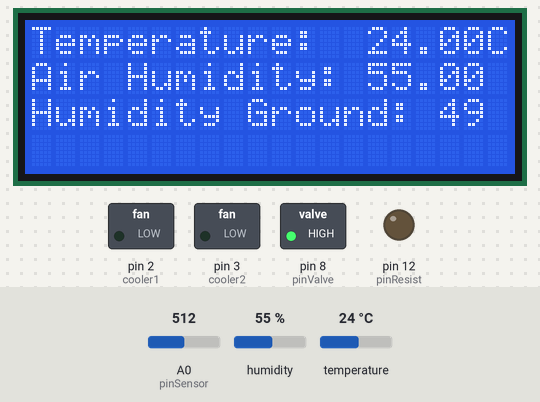
A sketch run on a simulated Arduino Uno, built with avr-gcc and run on an emulated ATmega328P. Shown: 20×4 character LCD, switched loads named in the sketch (green lamp = pin HIGH), output pins drawn as LEDs (lit = HIGH). Inputs (shaded band) come from the test bench; at power-on: A0 (pinSensor) = 512, temperature 24 °C, humidity 55 %.

Above: at 2.6 s.
2.7 s: A0 (pinSensor) set to 369
At 5.7 s:
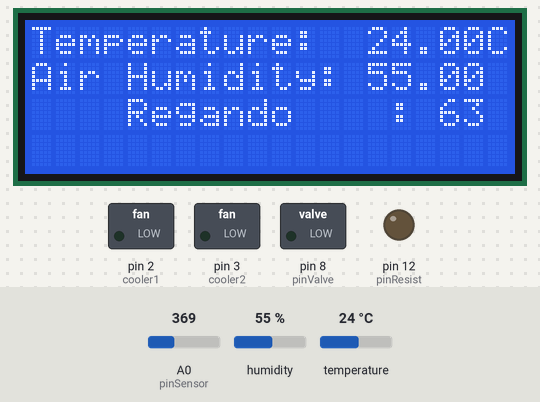
11.4 s: A0 (pinSensor) set to 342
At 13.1 s:
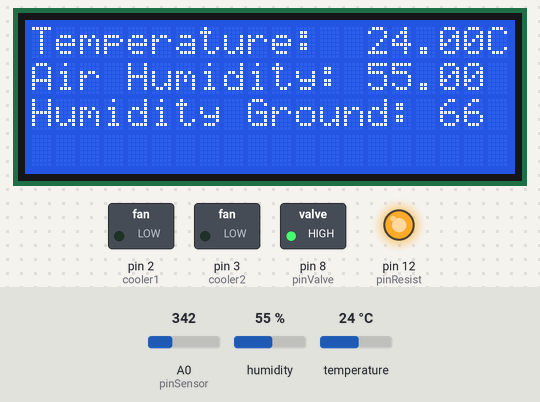
14.1 s: A0 (pinSensor) set to 1023
At 17.0 s:
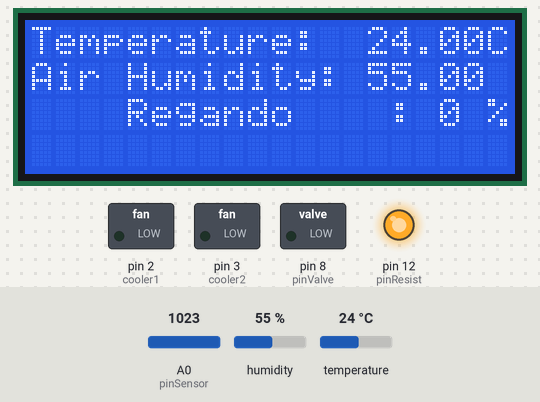
23.4 s: A0 (pinSensor) set to 122
At 32.4 s:
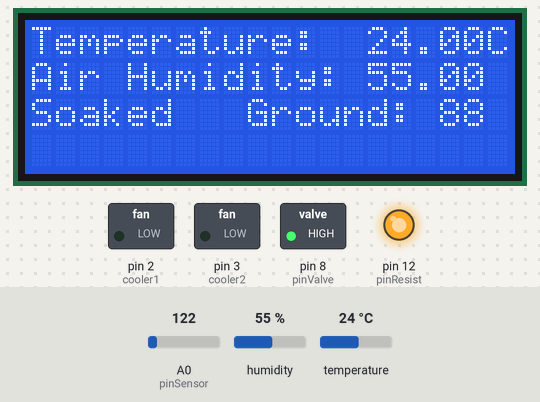
32.7 s: temperature set to 16.9 °C
At 35.0 s:
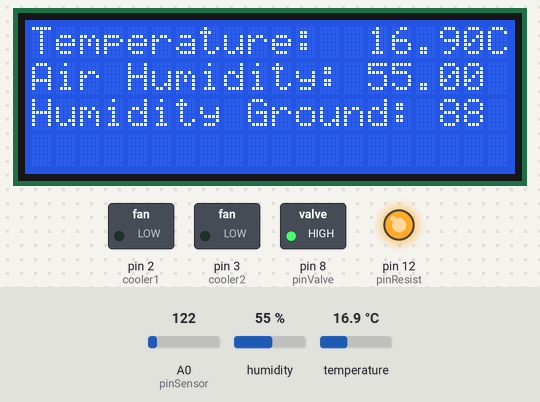
38.5 s: temperature set to 15.5 °C
At 46.3 s:
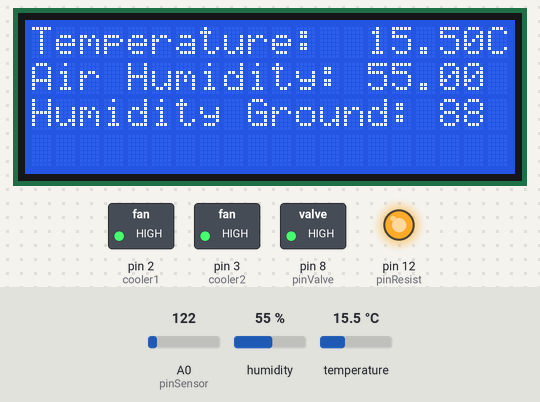
Timing chart, 0 to 50.3 s (numbered marks = the images above; inputs shaded):
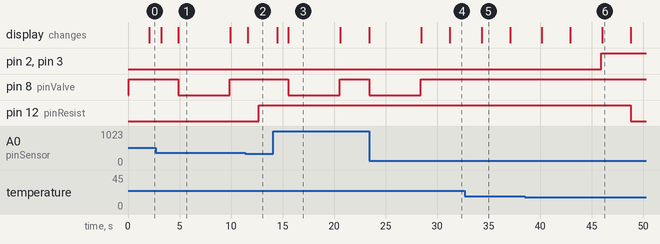

Measured:
- the behaviour switches between 359 and 358 on A0 (pinSensor) (found by bisection; images 1 and 2)
- the behaviour switches between 16.1 and 16 °C on temperature (found by bisection; images 5 and 6)
- after the input at 2.7 s, the display: first changes after 0.51 s (image 1 shows a later state)
- after the input at 11.4 s, pin 8 (pinValve): stays HIGH (without the input it goes to LOW after 1.3 s); the display: changes after 0.23 s (image 2)
- after the input at 14.1 s, pin 8 (pinValve): HIGH → LOW after 1.4 s, → HIGH 5.0 s later, → LOW 2.9 s later; the display: first changes after 0.37 s (image 3 shows a later state)
- after the input at 23.4 s, pin 8 (pinValve): goes on until 28.4 s, then stays HIGH; the display: first changes after 5.1 s (image 4 shows a later state)
- after the input at 32.7 s, the display: changes after 1.6 s (image 5)
- after the input at 38.5 s, pin 2 (cooler1), pin 3 (cooler2): LOW → HIGH after 7.4 s; pin 12 (pinResist): HIGH → LOW after 10.3 s; the display: changes after 1.7 s (image 6)

The sketch:

EN_MiniElectricGreenhouse.ino
```cpp
#include <DHT.h>
#include <LiquidCrystal_I2C.h>
#define DHTPIN 7
#define DHTTYPE DHT22
#define cooler1 2
#define cooler2 3
#define pinResist 12
#define pinValve 8
#define pinSensor A0

DHT dht(DHTPIN, DHTTYPE);
LiquidCrystal_I2C lcd(0x27, 20, 4);
boolean a = LOW, b = HIGH;
float h = 0, t = 0;
long previousMillis = 0;
long interval = 2000;
const int limitDry = 65;
const int limitSoaked = 80;
const int timeWatering = 5;
int humidityGround = 0;

void setup() {
  lcd.begin();
  lcd.backlight();
  dht.begin();
  pinMode(cooler1, OUTPUT);
  pinMode(cooler2, OUTPUT);
  pinMode(pinValve, OUTPUT);
  pinMode(pinResist, OUTPUT);
  pinMode(pinSensor, INPUT);
  digitalWrite(pinValve, HIGH);
}

void loop() {
  unsigned long currentMillis = millis();
  if (currentMillis - previousMillis > interval) {
    previousMillis = currentMillis;
    for (int i = 0; i < 5; i++) {
      t = dht.readTemperature();
      h = dht.readHumidity();
      lcd.clear();
      lcd.setBacklight(HIGH);
      lcd.setCursor(0, 2);
      lcd.print("Humidity Ground: ");
      humidityGround = analogRead(pinSensor);
      humidityGround = map(humidityGround, 1023, 0, 0, 100);
      lcd.print(humidityGround);
      lcd.print(" %    ");
      lcd.setCursor(0, 0);
      lcd.print("Temperature:");
      lcd.setCursor(0, 1);
      lcd.print("Air Humidity:");
      lcd.setCursor(14, 0 );
      lcd.print(t);
      lcd.setCursor(19, 0 );
      lcd.print("C");
      lcd.setCursor(14, 1);
      lcd.print(h);
      delay(500);
    }
    if (t <= 16 && a == LOW) {
      digitalWrite (pinResist, LOW);
      a = HIGH;
      b = LOW;
    }
    else if (t >= 22 && b == LOW) {
      digitalWrite(pinResist, HIGH);
      a = LOW;
      b = HIGH;
    }
    if (humidityGround < limitDry) {
      lcd.setCursor(0, 2);
      lcd.print("    Regando    ");
      digitalWrite(pinValve, LOW);
      delay(timeWatering * 1000);
      digitalWrite(pinValve, HIGH);
    }
    if (humidityGround > limitSoaked) {
      lcd.setCursor(0, 2);
      lcd.print("Soaked   ");
      delay(3000);
    }
    if (t >= 22 && a == LOW) {
      digitalWrite(cooler1, LOW);
      digitalWrite(cooler2, LOW);
      a = HIGH;
      b = LOW;
    }
    else if (t <= 16 && b == LOW) {
      digitalWrite(cooler1, HIGH);
      digitalWrite(cooler2, HIGH);
      a = LOW;
      b = HIGH;
    }
  }
}
```
